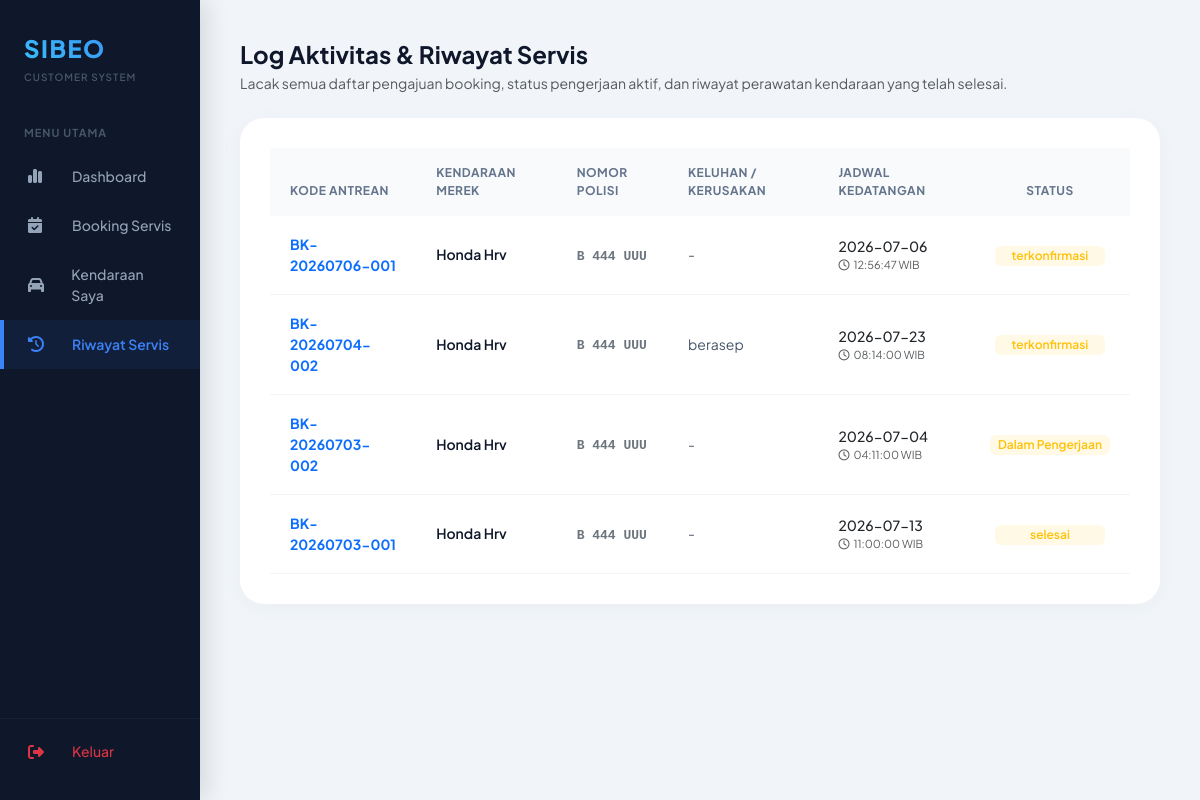
The page /pelanggan/riwayat_servis.php (signed in) on the database its author committed.
### tables this page shows
CREATE TABLE `tbl_booking` (
  `id_booking` int(11) NOT NULL,
  `kode_booking` varchar(20) NOT NULL,
  `id_pelanggan` int(11) NOT NULL,
  `id_kendaraan` int(11) NOT NULL,
  `id_paket` int(11) NOT NULL,
  `id_stall` int(11) DEFAULT NULL,
  `id_mekanik` int(11) DEFAULT NULL,
  `tanggal_servis` date NOT NULL,
  `jam_servis` time NOT NULL,
  `keluhan` text NOT NULL,
  `status` varchar(30) NOT NULL DEFAULT 'menunggu',
  `created_at` timestamp NOT NULL DEFAULT current_timestamp()
);

CREATE TABLE `tbl_kendaraan` (
  `id_kendaraan` int(11) NOT NULL,
  `id_pelanggan` int(11) NOT NULL,
  `nomor_polisi` varchar(12) NOT NULL,
  `merk` varchar(50) NOT NULL,
  `tipe` varchar(50) NOT NULL,
  `tahun_pembuatan` year(4) NOT NULL
);

### pelanggan/riwayat_servis.php (the view, shortened to what this page needs)
<?php
include "../config/koneksi.php";
$id_pelanggan = $_SESSION['id'];
?>
<!DOCTYPE html>
<html lang="id">
<head>
    <link href="https://cdn.jsdelivr.net/npm/bootstrap@5.3.0/dist/css/bootstrap.min.css" rel="stylesheet">
    <link href="https://cdnjs.cloudflare.com/ajax/libs/font-awesome/6.4.0/css/all.min.css" rel="stylesheet">
</head>
<body>
<div class="container-fluid p-0">
    <div class="row g-0">
        <div class="col-md-3 col-lg-2 sidebar">
            <div>
                <div class="sidebar-brand-wrapper text-start ps-4">
                    <div class="sidebar-brand">SIBEO</div>
                    <div class="sidebar-subtitle">CUSTOMER SYSTEM</div>
                </div>
                <div class="nav-section-title">MENU UTAMA</div>
                <div class="nav flex-column">
                    <a href="dashboard.php" class="nav-link"><i class="fa-solid fa-chart-simple me-3"></i>Dashboard</a>
                    <a href="booking.php" class="nav-link"><i class="fa-solid fa-calendar-check me-3"></i>Booking Servis</a>
                    <a href="kendaraan.php" class="nav-link"><i class="fa-solid fa-car me-3"></i>Kendaraan Saya</a>
                    <a href="riwayat_servis.php" class="nav-link active"><i class="fa-solid fa-clock-rotate-left me-3"></i>Riwayat Servis</a>
                </div>
            </div>
            <div class="mb-4 border-top border-secondary border-opacity-10 pt-2">
                <div class="nav flex-column">
                    <a href="../auth/logout.php" class="nav-link text-danger" onclick="return confirm('Keluar dari sistem pelanggan?')"><i class="fa-solid fa-sign-out-alt me-3"></i>Keluar</a>
                </div>
            </div>
        </div>
        <div class="col-md-9 col-lg-10 main-wrapper">
            <div class="mb-4">
                <h4 class="fw-bold m-0" style="color: #0f172a;">Log Aktivitas & Riwayat Servis</h4>
                <p class="text-muted small m-0 mt-1">Lacak semua daftar pengajuan booking, status pengerjaan aktif, dan riwayat perawatan kendaraan yang telah selesai.</p>
            </div>
            <div class="table-premium">
                <div class="table-responsive">
                    <table class="table table-hover align-middle mb-0">
                        <thead>
                            <tr>
                                <th>KODE ANTREAN</th>
                                <th>KENDARAAN MEREK</th>
                                <th>NOMOR POLISI</th>
                                <th>KELUHAN / KERUSAKAN</th>
                                <th>JADWAL KEDATANGAN</th>
                                <th class="text-center">STATUS</th>
                            </tr>
                        </thead>
                        <tbody>
                            <?php
                            $ambil_riwayat = mysqli_query($koneksi, "SELECT b.*, k.nomor_polisi, k.merk
                                                                    FROM tbl_booking b
                                                                    JOIN tbl_kendaraan k ON b.id_kendaraan = k.id_kendaraan
                                                                    WHERE b.id_pelanggan = '$id_pelanggan'
                                                                    ORDER BY b.id_booking DESC");
                            if (mysqli_num_rows($ambil_riwayat) == 0) {
                                echo "<tr><td colspan='6' class='text-center text-muted small py-5'><i class='fa-solid fa-folder-open fs-2 mb-3 text-secondary d-block'></i>Belum ada data aktivitas transaksi atau servis yang tercatat.</td></tr>";
                            } else {
                                while ($r = mysqli_fetch_assoc($ambil_riwayat)) {
                                    $badge_class = "bg-warning text-warning";
                                    ?>
                                    <tr>
                                        <td class="fw-bold text-primary"><?= $r['kode_booking']; ?></td>
                                        <td class="fw-semibold" style="color: #0f172a;"><?= $r['merk']; ?></td>
                                        <td><code class="text-secondary fw-bold" style="font-size: 13px;"><?= $r['nomor_polisi']; ?></code></td>
                                        <td><?= (!empty($r['keluhan'])) ? htmlspecialchars($r['keluhan']) : '-'; ?></td>
                                        <td>
                                            <div class="fw-medium text-dark"><?= $r['tanggal_servis']; ?></div>
                                            <div class="text-muted small" style="font-size: 11px;"><i class="fa-regular fa-clock me-1"></i><?= $r['jam_servis']; ?> WIB</div>
                                        </td>
                                        <td class="text-center">
                                            <span class="badge bg-opacity-10 <?= $badge_class; ?> px-2 py-1.5 rounded small" style="font-size: 12px; font-weight: 600; min-width: 110px;">
                                                <?= $r['status']; ?>
                                            </span>
                                        </td>
                                    </tr>
                                    <?php
                                }
                            }
                            ?>
                        </tbody>
                    </table>
                </div>
            </div>
        </div>
    </div>
</div>
</body>
</html>

### pelanggan/riwayat_servis.php (style rules this page uses)
body { font-family: 'Plus Jakarta Sans', sans-serif; background-color: #f1f5f9; color: #1e293b; }
.sidebar { background: #0f172a; height: 100vh; position: fixed; top: 0; left: 0; bottom: 0; z-index: 999; box-shadow: 4px 0 24px rgba(15, 23, 42, 0.15); display: flex; flex-direction: column; justify-content: space-between; }
.sidebar-brand-wrapper { padding: 30px 24px 20px 24px; }
.sidebar-brand { font-size: 24px; font-weight: 800; letter-spacing: 1.5px; background: linear-gradient(45deg, #38bdf8, #3b82f6); -webkit-background-clip: text; -webkit-text-fill-color: transparent; }
.sidebar-subtitle { font-size: 10px; font-weight: 600; letter-spacing: 1px; color: #475569; margin-top: 4px; }
.nav-section-title { font-size: 11px; font-weight: 700; color: #475569; text-transform: uppercase; letter-spacing: 1px; padding: 20px 24px 10px 24px; }
.sidebar .nav-link { color: #94a3b8; font-size: 14px; font-weight: 500; padding: 14px 24px; display: flex; align-items: center; transition: all 0.2s ease; border-left: 4px solid transparent; }
.sidebar .nav-link i { font-size: 16px; width: 28px; }
.sidebar .nav-link.active { background: rgba(59, 130, 246, 0.08); color: #3b82f6; font-weight: 600; border-left-color: #3b82f6; }
.main-wrapper { margin-left: 16.666667%; padding: 40px; }
.table-premium { background: white; border-radius: 24px; box-shadow: 0 4px 18px rgba(148, 163, 184, 0.08); padding: 30px; }
.table-premium thead th { background-color: #f8fafc; color: #64748b; font-size: 12px; font-weight: 700; text-transform: uppercase; letter-spacing: 0.5px; padding: 16px 20px; border-bottom: none; }
.table-premium tbody td { padding: 18px 20px; border-bottom: 1px solid #f1f5f9; color: #475569; font-size: 14px; }

### rows shown on the page
tbl_booking: kode_booking "BK-20260706-001", id_kendaraan.merk "Honda Hrv", id_kendaraan.nomor_polisi "B 444 UUU", tanggal_servis "2026-07-06", jam_servis "12:56:47", status "terkonfirmasi"
tbl_booking: kode_booking "BK-20260704-002", id_kendaraan.merk "Honda Hrv", id_kendaraan.nomor_polisi "B 444 UUU", keluhan "berasep", tanggal_servis "2026-07-23", jam_servis "08:14:00", status "terkonfirmasi"
tbl_booking: kode_booking "BK-20260703-002", id_kendaraan.merk "Honda Hrv", id_kendaraan.nomor_polisi "B 444 UUU", tanggal_servis "2026-07-04", jam_servis "04:11:00", status "Dalam Pengerjaan"
tbl_booking: kode_booking "BK-20260703-001", id_kendaraan.merk "Honda Hrv", id_kendaraan.nomor_polisi "B 444 UUU", keluhan "-", tanggal_servis "2026-07-13", jam_servis "11:00:00", status "selesai"
